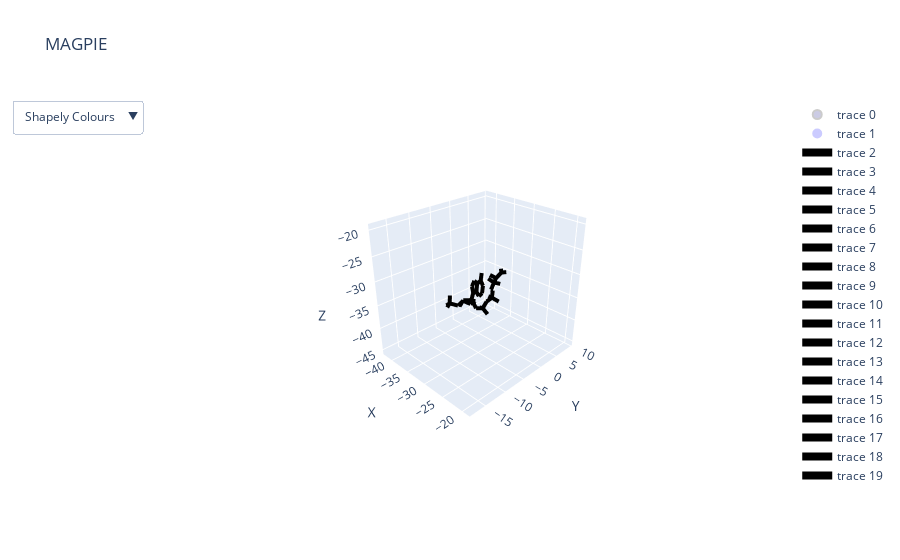

Notebook code cell kept with this figure:
### Code cell
from matplotlib.pyplot import plot
df_target,df_binder = sequence_logo_main.plot(pdb_files, target_chain,binding_chain,is_ligand,plot_list, distance, threads)

### Figure 1 — Plotly figure (JSON) as saved in the notebook; plotly's stock layout.template omitted (floating-point values rounded to 4 significant figures; data arrays with more than 128 entries replaced by an {"elided": "..."} marker saying what was removed)
{"data": [{"hoverinfo": "text", "hoverlabel": {"bgcolor": "yellow", "bordercolor": "black"}, "marker": {"color": {"elided": "4207 str values"}, "line": {"color": "black", "width": 2}, "opacity": 0, "size": 9}, "mode": "markers", "text": {"elided": "4207 str values"}, "type": "scatter3d", "x": {"elided": "4207 float values"}, "y": {"elided": "4207 float values"}, "z": {"elided": "4207 float values"}}, {"hoverinfo": "text", "hoverlabel": {"bgcolor": "gray", "bordercolor": "white"}, "marker": {"color": ["#0000FF", "#808080", "#0000FF", "#808080", "#808080", "#808080", "#0000FF", "#0000FF", "#808080", "#0000FF", "#808080", "#808080", "#FF0000", "#808080", "#FF0000", "#FFA500", "#FF0000", "#FF0000", "#FF0000", "#808080", "#FF0000", "#808080", "#FF0000", "#FFA500", "#FF0000", "#FF0000", "#FF0000", "#FFA500", "#FF0000", "#FF0000", "#FF0000", "#808080", "#808080", "#808080", "#808080", "#808080", "#FF0000", "#808080", "#FF0000", "#0000FF"], "line": {"color": "white", "width": 5}, "opacity": 0, "size": 15}, "mode": "markers", "text": ["N1A", "C2A", "N3A", "C4A", "C5A", "C6A", "N6A", "N7A", "C8A", "N9A", "C1B", "C2B", "O2B", "C3B", "O3B", "P3B", "O7A", "O8A", "O9A", "C4B", "O4B", "C5B", "O5B", "P1A", "O1A", "O2A", "O3A", "P2A", "O4A", "O5A", "O6A", "CBP", "CCP", "CDP", "CEP", "CAP", "OAP", "C9P", "O9P", "N8P"], "type": "scatter3d", "x": [-26.75, -26.52, -27.43, -28.62, -28.94, -27.9, -28.09, -30.18, -30.64, -29.7, -29.83, -31.09, -30.81, -32.02, -32.72, -34.03, -34.71, -34.85, -33.4, -31.06, -29.99, -31.73, -31.14, -30.83, -32.16, -29.58, -30.41, -30.5, -29.29, -31.9, -30.37, -29.55, -29.81, -30.09, -28.05, -30.27, -31.65, -29.7, -29.39, -29.59], "y": [-7.045, -7.494, -7.374, -6.809, -6.304, -6.451, -6.008, -5.802, -5.949, -6.569, -6.939, -7.793, -9.014, -6.949, -7.678, -8.582, -7.855, -8.521, -9.924, -5.984, -5.755, -4.688, -4.398, -2.924, -2.465, -2.855, -2.274, -0.689, -0.025, -0.257, -0.644, -1.226, -1.7, -2.234, -1.1, 0.119, -0.121, 0.974, 0.495, 2.27], "z": [-29.08, -30.34, -31.33, -31.09, -29.75, -28.72, -27.45, -29.81, -31.08, -31.84, -33.25, -33.44, -34.13, -34.28, -35.28, -34.95, -33.81, -36.21, -34.62, -34.93, -34.02, -35.32, -36.57, -37.03, -37.58, -37.88, -35.65, -35.44, -36.1, -35.84, -33.83, -31.59, -33.02, -30.59, -31.37, -31.38, -31.09, -30.29, -29.21, -30.59]}, {"line": {"color": "black", "width": 8}, "mode": "lines", "type": "scatter3d", "x": [-26.75, -26.52], "y": [-7.045, -7.494], "z": [-29.08, -30.34]}, {"line": {"color": "black", "width": 8}, "mode": "lines", "type": "scatter3d", "x": [-26.75, -27.9], "y": [-7.045, -6.451], "z": [-29.08, -28.72]}, {"line": {"color": "black", "width": 8}, "mode": "lines", "type": "scatter3d", "x": [-26.75, -26.52], "y": [-7.045, -7.494], "z": [-29.08, -30.34]}, {"line": {"color": "black", "width": 8}, "mode": "lines", "type": "scatter3d", "x": [-26.52, -27.43], "y": [-7.494, -7.374], "z": [-30.34, -31.33]}, {"line": {"color": "black", "width": 8}, "mode": "lines", "type": "scatter3d", "x": [-26.52, -27.43], "y": [-7.494, -7.374], "z": [-30.34, -31.33]}, {"line": {"color": "black", "width": 8}, "mode": "lines", "type": "scatter3d", "x": [-27.43, -28.62], "y": [-7.374, -6.809], "z": [-31.33, -31.09]}, {"line": {"color": "black", "width": 8}, "mode": "lines", "type": "scatter3d", "x": [-27.43, -28.62], "y": [-7.374, -6.809], "z": [-31.33, -31.09]}, {"line": {"color": "black", "width": 8}, "mode": "lines", "type": "scatter3d", "x": [-28.62, -28.94], "y": [-6.809, -6.304], "z": [-31.09, -29.75]}, {"line": {"color": "black", "width": 8}, "mode": "lines", "type": "scatter3d", "x": [-28.62, -29.7], "y": [-6.809, -6.569], "z": [-31.09, -31.84]}, {"line": {"color": "black", "width": 8}, "mode": "lines", "type": "scatter3d", "x": [-28.62, -28.94], "y": [-6.809, -6.304], "z": [-31.09, -29.75]}, {"line": {"color": "black", "width": 8}, "mode": "lines", "type": "scatter3d", "x": [-28.94, -27.9], "y": [-6.304, -6.451], "z": [-29.75, -28.72]}, {"line": {"color": "black", "width": 8}, "mode": "lines", "type": "scatter3d", "x": [-28.94, -30.18], "y": [-6.304, -5.802], "z": [-29.75, -29.81]}, {"line": {"color": "black", "width": 8}, "mode": "lines", "type": "scatter3d", "x": [-26.75, -27.9], "y": [-7.045, -6.451], "z": [-29.08, -28.72]}, {"line": {"color": "black", "width": 8}, "mode": "lines", "type": "scatter3d", "x": [-28.94, -27.9], "y": [-6.304, -6.451], "z": [-29.75, -28.72]}, {"line": {"color": "black", "width": 8}, "mode": "lines", "type": "scatter3d", "x": [-27.9, -28.09], "y": [-6.451, -6.008], "z": [-28.72, -27.45]}, {"line": {"color": "black", "width": 8}, "mode": "lines", "type": "scatter3d", "x": [-27.9, -28.09], "y": [-6.451, -6.008], "z": [-28.72, -27.45]}, {"line": {"color": "black", "width": 8}, "mode": "lines", "type": "scatter3d", "x": [-28.94, -30.18], "y": [-6.304, -5.802], "z": [-29.75, -29.81]}, {"line": {"color": "black", "width": 8}, "mode": "lines", "type": "scatter3d", "x": [-30.18, -30.64], "y": [-5.802, -5.949], "z": [-29.81, -31.08]}, {"line": {"color": "black", "width": 8}, "mode": "lines", "type": "scatter3d", "x": [-30.18, -30.64], "y": [-5.802, -5.949], "z": [-29.81, -31.08]}, {"line": {"color": "black", "width": 8}, "mode": "lines", "type": "scatter3d", "x": [-30.64, -29.7], "y": [-5.949, -6.569], "z": [-31.08, -31.84]}, {"line": {"color": "black", "width": 8}, "mode": "lines", "type": "scatter3d", "x": [-28.62, -29.7], "y": [-6.809, -6.569], "z": [-31.09, -31.84]}, {"line": {"color": "black", "width": 8}, "mode": "lines", "type": "scatter3d", "x": [-30.64, -29.7], "y": [-5.949, -6.569], "z": [-31.08, -31.84]}, {"line": {"color": "black", "width": 8}, "mode": "lines", "type": "scatter3d", "x": [-29.7, -29.83], "y": [-6.569, -6.939], "z": [-31.84, -33.25]}, {"line": {"color": "black", "width": 8}, "mode": "lines", "type": "scatter3d", "x": [-29.7, -29.83], "y": [-6.569, -6.939], "z": [-31.84, -33.25]}, {"line": {"color": "black", "width": 8}, "mode": "lines", "type": "scatter3d", "x": [-29.83, -31.09], "y": [-6.939, -7.793], "z": [-33.25, -33.44]}, {"line": {"color": "black", "width": 8}, "mode": "lines", "type": "scatter3d", "x": [-29.83, -29.99], "y": [-6.939, -5.755], "z": [-33.25, -34.02]}, {"line": {"color": "black", "width": 8}, "mode": "lines", "type": "scatter3d", "x": [-29.83, -31.09], "y": [-6.939, -7.793], "z": [-33.25, -33.44]}, {"line": {"color": "black", "width": 8}, "mode": "lines", "type": "scatter3d", "x": [-31.09, -30.81], "y": [-7.793, -9.014], "z": [-33.44, -34.13]}, {"line": {"color": "black", "width": 8}, "mode": "lines", "type": "scatter3d", "x": [-31.09, -32.02], "y": [-7.793, -6.949], "z": [-33.44, -34.28]}, {"line": {"color": "black", "width": 8}, "mode": "lines", "type": "scatter3d", "x": [-31.09, -30.81], "y": [-7.793, -9.014], "z": [-33.44, -34.13]}, {"line": {"color": "black", "width": 8}, "mode": "lines", "type": "scatter3d", "x": [-31.09, -32.02], "y": [-7.793, -6.949], "z": [-33.44, -34.28]}, {"line": {"color": "black", "width": 8}, "mode": "lines", "type": "scatter3d", "x": [-32.02, -32.72], "y": [-6.949, -7.678], "z": [-34.28, -35.28]}, {"line": {"color": "black", "width": 8}, "mode": "lines", "type": "scatter3d", "x": [-32.02, -31.06], "y": [-6.949, -5.984], "z": [-34.28, -34.93]}, {"line": {"color": "black", "width": 8}, "mode": "lines", "type": "scatter3d", "x": [-32.02, -32.72], "y": [-6.949, -7.678], "z": [-34.28, -35.28]}, {"line": {"color": "black", "width": 8}, "mode": "lines", "type": "scatter3d", "x": [-32.72, -34.03], "y": [-7.678, -8.582], "z": [-35.28, -34.95]}, {"line": {"color": "black", "width": 8}, "mode": "lines", "type": "scatter3d", "x": [-32.72, -34.03], "y": [-7.678, -8.582], "z": [-35.28, -34.95]}, {"line": {"color": "black", "width": 8}, "mode": "lines", "type": "scatter3d", "x": [-34.03, -34.71], "y": [-8.582, -7.855], "z": [-34.95, -33.81]}, {"line": {"color": "black", "width": 8}, "mode": "lines", "type": "scatter3d", "x": [-34.03, -34.85], "y": [-8.582, -8.521], "z": [-34.95, -36.21]}, {"line": {"color": "black", "width": 8}, "mode": "lines", "type": "scatter3d", "x": [-34.03, -33.4], "y": [-8.582, -9.924], "z": [-34.95, -34.62]}, {"line": {"color": "black", "width": 8}, "mode": "lines", "type": "scatter3d", "x": [-34.03, -34.71], "y": [-8.582, -7.855], "z": [-34.95, -33.81]}, {"line": {"color": "black", "width": 8}, "mode": "lines", "type": "scatter3d", "x": [-34.03, -34.85], "y": [-8.582, -8.521], "z": [-34.95, -36.21]}, {"line": {"color": "black", "width": 8}, "mode": "lines", "type": "scatter3d", "x": [-34.03, -33.4], "y": [-8.582, -9.924], "z": [-34.95, -34.62]}, {"line": {"color": "black", "width": 8}, "mode": "lines", "type": "scatter3d", "x": [-32.02, -31.06], "y": [-6.949, -5.984], "z": [-34.28, -34.93]}, {"line": {"color": "black", "width": 8}, "mode": "lines", "type": "scatter3d", "x": [-31.06, -29.99], "y": [-5.984, -5.755], "z": [-34.93, -34.02]}, {"line": {"color": "black", "width": 8}, "mode": "lines", "type": "scatter3d", "x": [-31.06, -31.73], "y": [-5.984, -4.688], "z": [-34.93, -35.32]}, {"line": {"color": "black", "width": 8}, "mode": "lines", "type": "scatter3d", "x": [-29.83, -29.99], "y": [-6.939, -5.755], "z": [-33.25, -34.02]}, {"line": {"color": "black", "width": 8}, "mode": "lines", "type": "scatter3d", "x": [-31.06, -29.99], "y": [-5.984, -5.755], "z": [-34.93, -34.02]}, {"line": {"color": "black", "width": 8}, "mode": "lines", "type": "scatter3d", "x": [-31.06, -31.73], "y": [-5.984, -4.688], "z": [-34.93, -35.32]}, {"line": {"color": "black", "width": 8}, "mode": "lines", "type": "scatter3d", "x": [-31.73, -31.14], "y": [-4.688, -4.398], "z": [-35.32, -36.57]}, {"line": {"color": "black", "width": 8}, "mode": "lines", "type": "scatter3d", "x": [-31.73, -31.14], "y": [-4.688, -4.398], "z": [-35.32, -36.57]}, {"line": {"color": "black", "width": 8}, "mode": "lines", "type": "scatter3d", "x": [-31.14, -30.83], "y": [-4.398, -2.924], "z": [-36.57, -37.03]}, {"line": {"color": "black", "width": 8}, "mode": "lines", "type": "scatter3d", "x": [-31.14, -30.83], "y": [-4.398, -2.924], "z": [-36.57, -37.03]}, {"line": {"color": "black", "width": 8}, "mode": "lines", "type": "scatter3d", "x": [-30.83, -32.16], "y": [-2.924, -2.465], "z": [-37.03, -37.58]}, {"line": {"color": "black", "width": 8}, "mode": "lines", "type": "scatter3d", "x": [-30.83, -29.58], "y": [-2.924, -2.855], "z": [-37.03, -37.88]}, {"line": {"color": "black", "width": 8}, "mode": "lines", "type": "scatter3d", "x": [-30.83, -30.41], "y": [-2.924, -2.274], "z": [-37.03, -35.65]}, {"line": {"color": "black", "width": 8}, "mode": "lines", "type": "scatter3d", "x": [-30.83, -32.16], "y": [-2.924, -2.465], "z": [-37.03, -37.58]}, {"line": {"color": "black", "width": 8}, "mode": "lines", "type": "scatter3d", "x": [-30.83, -29.58], "y": [-2.924, -2.855], "z": [-37.03, -37.88]}, {"line": {"color": "black", "width": 8}, "mode": "lines", "type": "scatter3d", "x": [-30.83, -30.41], "y": [-2.924, -2.274], "z": [-37.03, -35.65]}, {"line": {"color": "black", "width": 8}, "mode": "lines", "type": "scatter3d", "x": [-30.41, -30.5], "y": [-2.274, -0.689], "z": [-35.65, -35.44]}, {"line": {"color": "black", "width": 8}, "mode": "lines", "type": "scatter3d", "x": [-30.41, -30.5], "y": [-2.274, -0.689], "z": [-35.65, -35.44]}, {"line": {"color": "black", "width": 8}, "mode": "lines", "type": "scatter3d", "x": [-30.5, -29.29], "y": [-0.689, -0.025], "z": [-35.44, -36.1]}, {"line": {"color": "black", "width": 8}, "mode": "lines", "type": "scatter3d", "x": [-30.5, -31.9], "y": [-0.689, -0.257], "z": [-35.44, -35.84]}, {"line": {"color": "black", "width": 8}, "mode": "lines", "type": "scatter3d", "x": [-30.5, -30.37], "y": [-0.689, -0.644], "z": [-35.44, -33.83]}, {"line": {"color": "black", "width": 8}, "mode": "lines", "type": "scatter3d", "x": [-30.5, -29.29], "y": [-0.689, -0.025], "z": [-35.44, -36.1]}, {"line": {"color": "black", "width": 8}, "mode": "lines", "type": "scatter3d", "x": [-30.5, -31.9], "y": [-0.689, -0.257], "z": [-35.44, -35.84]}, {"line": {"color": "black", "width": 8}, "mode": "lines", "type": "scatter3d", "x": [-30.5, -30.37], "y": [-0.689, -0.644], "z": [-35.44, -33.83]}, {"line": {"color": "black", "width": 8}, "mode": "lines", "type": "scatter3d", "x": [-30.37, -29.81], "y": [-0.644, -1.7], "z": [-33.83, -33.02]}, {"line": {"color": "black", "width": 8}, "mode": "lines", "type": "scatter3d", "x": [-29.55, -29.81], "y": [-1.226, -1.7], "z": [-31.59, -33.02]}, {"line": {"color": "black", "width": 8}, "mode": "lines", "type": "scatter3d", "x": [-29.55, -30.09], "y": [-1.226, -2.234], "z": [-31.59, -30.59]}, {"line": {"color": "black", "width": 8}, "mode": "lines", "type": "scatter3d", "x": [-29.55, -28.05], "y": [-1.226, -1.1], "z": [-31.59, -31.37]}, {"line": {"color": "black", "width": 8}, "mode": "lines", "type": "scatter3d", "x": [-29.55, -30.27], "y": [-1.226, 0.119], "z": [-31.59, -31.38]}, {"line": {"color": "black", "width": 8}, "mode": "lines", "type": "scatter3d", "x": [-30.37, -29.81], "y": [-0.644, -1.7], "z": [-33.83, -33.02]}, {"line": {"color": "black", "width": 8}, "mode": "lines", "type": "scatter3d", "x": [-29.55, -29.81], "y": [-1.226, -1.7], "z": [-31.59, -33.02]}, {"line": {"color": "black", "width": 8}, "mode": "lines", "type": "scatter3d", "x": [-29.55, -30.09], "y": [-1.226, -2.234], "z": [-31.59, -30.59]}, {"line": {"color": "black", "width": 8}, "mode": "lines", "type": "scatter3d", "x": [-29.55, -28.05], "y": [-1.226, -1.1], "z": [-31.59, -31.37]}, {"line": {"color": "black", "width": 8}, "mode": "lines", "type": "scatter3d", "x": [-29.55, -30.27], "y": [-1.226, 0.119], "z": [-31.59, -31.38]}, {"line": {"color": "black", "width": 8}, "mode": "lines", "type": "scatter3d", "x": [-30.27, -31.65], "y": [0.119, -0.121], "z": [-31.38, -31.09]}, {"line": {"color": "black", "width": 8}, "mode": "lines", "type": "scatter3d", "x": [-30.27, -29.7], "y": [0.119, 0.974], "z": [-31.38, -30.29]}, {"line": {"color": "black", "width": 8}, "mode": "lines", "type": "scatter3d", "x": [-30.27, -31.65], "y": [0.119, -0.121], "z": [-31.38, -31.09]}, {"line": {"color": "black", "width": 8}, "mode": "lines", "type": "scatter3d", "x": [-30.27, -29.7], "y": [0.119, 0.974], "z": [-31.38, -30.29]}, {"line": {"color": "black", "width": 8}, "mode": "lines", "type": "scatter3d", "x": [-29.7, -29.39], "y": [0.974, 0.495], "z": [-30.29, -29.21]}, {"line": {"color": "black", "width": 8}, "mode": "lines", "type": "scatter3d", "x": [-29.7, -29.59], "y": [0.974, 2.27], "z": [-30.29, -30.59]}, {"line": {"color": "black", "width": 8}, "mode": "lines", "type": "scatter3d", "x": [-29.7, -29.39], "y": [0.974, 0.495], "z": [-30.29, -29.21]}, {"line": {"color": "black", "width": 8}, "mode": "lines", "type": "scatter3d", "x": [-29.7, -29.59], "y": [0.974, 2.27], "z": [-30.29, -30.59]}], "layout": {"scene": {"camera": {"eye": {"x": 2, "y": -2, "z": 1.5}}, "xaxis": {"title": {"text": "X"}}, "yaxis": {"title": {"text": "Y"}}, "zaxis": {"title": {"text": "Z"}}}, "title": {"text": "MAGPIE"}, "updatemenus": [{"buttons": [{"args": [{"marker.color": {"elided": "1x4207 str values"}}, [0]], "label": "Shapely Colours", "method": "restyle"}, {"args": [{"marker.color": {"elided": "1x4207 str values"}}, [0]], "label": "Amino Colours", "method": "restyle"}], "showactive": true}, {"direction": "down", "x": 0.1, "xanchor": "left", "y": 1.1, "yanchor": "top"}]}}
